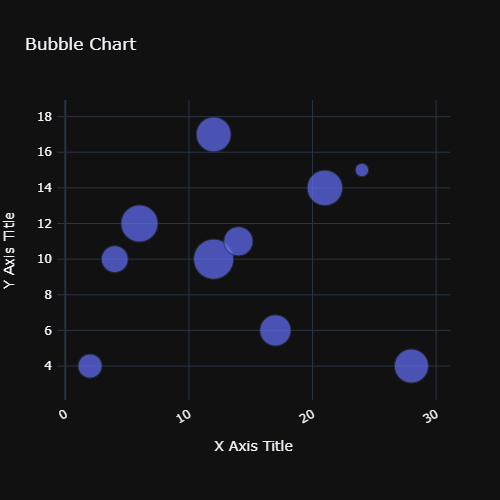

Python code for this plot:
import plotly.graph_objects as plot
import numpy as np

np.random.seed(45)

# declaring size of the array
size = 10
size_arr = np.random.randint(low=50, high=600, size=size)

x = np.random.randint(low=0, high=30, size=size)
y = np.random.randint(low=0, high=20, size=size)

fig = plot.Figure(data=[plot.Scatter(
    x=x,
    y=y,
    mode='markers',
    marker=dict(
        size=size_arr,
        sizemode='area',
        sizeref=2.*max(size_arr)/(40.**2),
        sizemin=4
    ),
    hovertemplate=" x : %{x} <br> y : %{y} <br>"
)])

# Adjust height and width of the image
fig.layout.template = 'plotly_dark'
fig.update_layout(
    title='Bubble Chart',
    xaxis_title='X Axis Title',
    yaxis_title='Y Axis Title',
    xaxis_tickangle=-30,
    width=500,
    height=500,
    autosize=False,
    margin=dict(l=50, r=50, b=100, t=100, pad=4)
)

fig.show()
